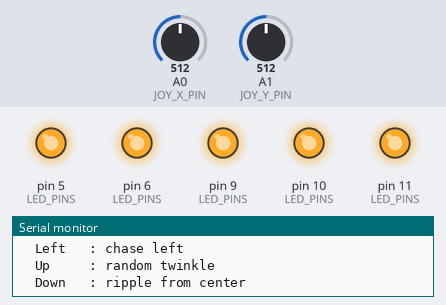
A program run on a simulated Arduino Mega 2560, built with avr-gcc and run on an emulated ATmega2560. Parts: output pins drawn as LEDs (lit = HIGH), the last lines printed to the serial monitor. Dashed ring = blinking. Inputs (shaded band) come from the test bench; at power-on: A0 (JOY_X_PIN) = 512, A1 (JOY_Y_PIN) = 512. Random numbers use the default seed unless the program sets one.

Above: at 1.8 s.
1.9 s: A0 (JOY_X_PIN) set to 582
At 2.87 s:
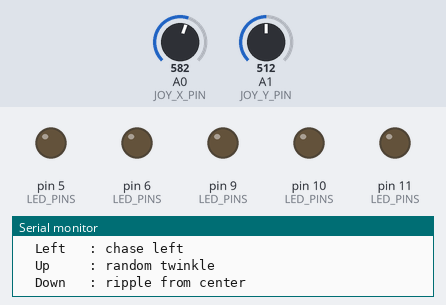
4.9 s: A0 (JOY_X_PIN) set to 602
At 5.18 s:
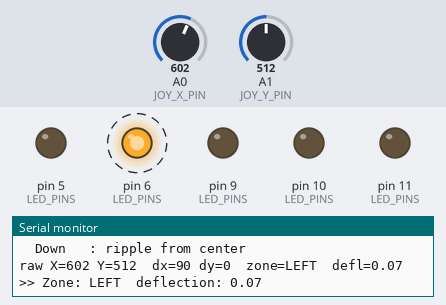
7.9 s: A1 (JOY_Y_PIN) set to 594
At 8.22 s:
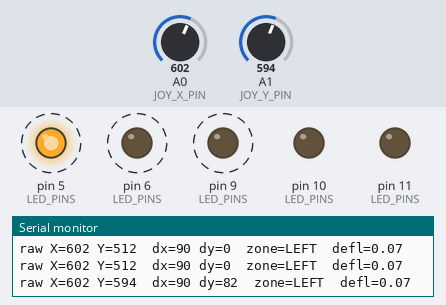
10.9 s: A1 (JOY_Y_PIN) set to 614
At 11.27 s:
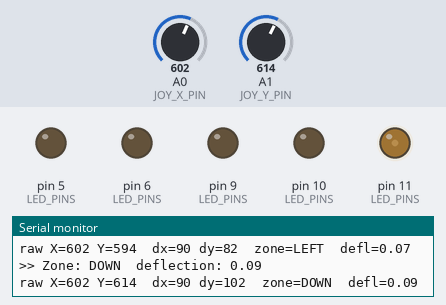
13.9 s: A1 (JOY_Y_PIN) set to 306
16.9 s: A1 (JOY_Y_PIN) set to 409
19.9 s: A1 (JOY_Y_PIN) set to 434
Timing chart, 0 to 23.9 s (numbered marks = the images above; inputs shaded):
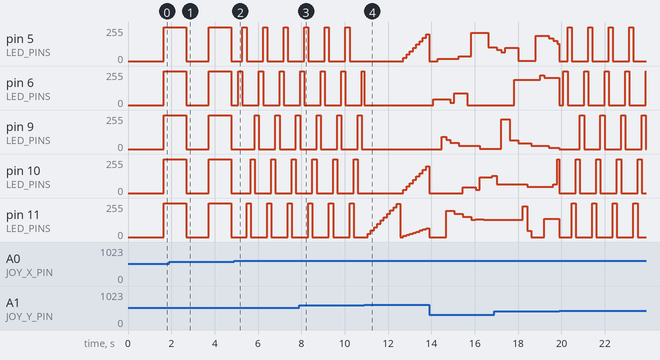

Measured:
- the behaviour switches between 592 and 593 on A0 (JOY_X_PIN) (found by bisection; images 1 and 2)
- the behaviour switches between 602 and 603 on A1 (JOY_Y_PIN) (found by bisection; images 3 and 4)
- by itself, pin 5 (LED_PINS), pin 6 (LED_PINS), pin 9 (LED_PINS), pin 11 (LED_PINS): repeats every 0.95 s: 255/255 0.19 s, 0/255 0.76 s
- by itself, pin 10 (LED_PINS): alternates 255/255 for 0.19 s and 0/255 for 0.76 s

The program:

main.cpp
```cpp
#include <Arduino.h>

// ─── Pin assignments — must match wiring.yaml ───────────────────

// LEDs (all PWM-capable)
constexpr uint8_t LED_RED    = 9;
constexpr uint8_t LED_GREEN  = 10;
constexpr uint8_t LED_BLUE   = 11;
constexpr uint8_t LED_WHITE  = 5;
constexpr uint8_t LED_YELLOW = 6;

constexpr uint8_t LED_PINS[] = {LED_RED, LED_GREEN, LED_BLUE, LED_WHITE, LED_YELLOW};
constexpr uint8_t NUM_LEDS   = sizeof(LED_PINS) / sizeof(LED_PINS[0]);

// Joystick (HW-504)
constexpr uint8_t JOY_X_PIN  = A0;   // VRx — left/right
constexpr uint8_t JOY_Y_PIN  = A1;   // VRy — up/down
constexpr uint8_t JOY_SW_PIN = 2;    // push button

// ─── Joystick calibration ──────────────────────────────────────

// Calibrated at startup by reading resting position
int joyCenterX = 512;
int joyCenterY = 512;

constexpr int JOY_DEADZONE = 60;     // ±60 around calibrated center
constexpr int ZONE_HYSTERESIS = 20;  // extra margin to leave a zone

enum Zone { ZONE_CENTER, ZONE_RIGHT, ZONE_LEFT, ZONE_UP, ZONE_DOWN };

Zone currentZone    = ZONE_CENTER;
Zone previousZone   = ZONE_CENTER;
float deflection    = 0.0;          // 0.0–1.0 magnitude

// ─── Effect state ───────────────────────────────────────────────

unsigned long lastStep = 0;
int8_t chaseIndex = 0;
uint8_t twinkleBrightness[NUM_LEDS];
int8_t rippleRing   = 0;
uint8_t rippleFade  = 0;
uint16_t pulsePhase = 0;

// Debug timing
unsigned long lastDebugPrint = 0;

// ─── Helpers ────────────────────────────────────────────────────

void allOff() {
  for (uint8_t i = 0; i < NUM_LEDS; i++) {
    analogWrite(LED_PINS[i], 0);
  }
}

uint8_t triangleWave(uint16_t phase) {
  if (phase < 512) {
    return phase / 2;
  }
  return (1023 - phase) / 2;
}

// ─── Joystick Calibration ──────────────────────────────────────

void calibrateJoystick() {
  // Average 32 readings over ~500ms to find the resting center
  long sumX = 0, sumY = 0;
  constexpr int SAMPLES = 32;

  Serial.print(F("Calibrating joystick (don't touch)... "));

  for (int i = 0; i < SAMPLES; i++) {
    sumX += analogRead(JOY_X_PIN);
    sumY += analogRead(JOY_Y_PIN);
    delay(15);
  }

  joyCenterX = sumX / SAMPLES;
  joyCenterY = sumY / SAMPLES;

  Serial.print(F("center X="));
  Serial.print(joyCenterX);
  Serial.print(F(" Y="));
  Serial.println(joyCenterY);
}

// ─── Joystick Reading ───────────────────────────────────────────

void readJoystick() {
  int rawX = analogRead(JOY_X_PIN);
  int rawY = analogRead(JOY_Y_PIN);

  int dx = rawX - joyCenterX;
  int dy = rawY - joyCenterY;
  int absDx = abs(dx);
  int absDy = abs(dy);

  // Compute the max possible deflection from center to rail (0 or 1023)
  int maxRangeX = max(joyCenterX, 1023 - joyCenterX);
  int maxRangeY = max(joyCenterY, 1023 - joyCenterY);

  previousZone = currentZone;

  // Use hysteresis: need more deflection to ENTER a zone than to STAY in it
  int enterThreshold = JOY_DEADZONE + ZONE_HYSTERESIS;
  int exitThreshold  = JOY_DEADZONE;

  bool inDeadZone;
  if (currentZone == ZONE_CENTER) {
    // Must exceed enter threshold to leave center
    inDeadZone = (absDx <= enterThreshold && absDy <= enterThreshold);
  } else {
    // Only return to center if within exit threshold
    inDeadZone = (absDx <= exitThreshold && absDy <= exitThreshold);
  }

  if (inDeadZone) {
    currentZone = ZONE_CENTER;
    deflection = 0.0;
    return;
  }

  // Dominant axis wins
  if (absDx >= absDy) {
    currentZone = (dx > 0) ? ZONE_LEFT : ZONE_RIGHT;
    deflection = constrain((float)(absDx - JOY_DEADZONE) / (float)(maxRangeX - JOY_DEADZONE), 0.0, 1.0);
  } else {
    currentZone = (dy > 0) ? ZONE_DOWN : ZONE_UP;
    deflection = constrain((float)(absDy - JOY_DEADZONE) / (float)(maxRangeY - JOY_DEADZONE), 0.0, 1.0);
  }

  // Periodic raw value debug output
  unsigned long now = millis();
  if (now - lastDebugPrint >= 500) {
    lastDebugPrint = now;
    Serial.print(F("raw X="));
    Serial.print(rawX);
    Serial.print(F(" Y="));
    Serial.print(rawY);
    Serial.print(F("  dx="));
    Serial.print(dx);
    Serial.print(F(" dy="));
    Serial.print(dy);
    Serial.print(F("  zone="));
    const char* zoneNames[] = {"CENTER", "RIGHT", "LEFT", "UP", "DOWN"};
    Serial.print(zoneNames[currentZone]);
    Serial.print(F("  defl="));
    Serial.println(deflection, 2);
  }
}

// ─── Effect: Sync Pulse (center) ────────────────────────────────

void effectPulse() {
  unsigned long now = millis();
  if (now - lastStep >= 2) {
    lastStep = now;
    pulsePhase = (pulsePhase + 1) & 1023;
  }

  uint8_t brightness = triangleWave(pulsePhase);
  for (uint8_t i = 0; i < NUM_LEDS; i++) {
    analogWrite(LED_PINS[i], brightness);
  }
}

// ─── Effect: Sequential Chase (left/right) ──────────────────────

void effectChase() {
  unsigned long now = millis();
  unsigned long interval = 200 - (uint16_t)(deflection * 160);

  if (now - lastStep >= interval) {
    lastStep = now;
    analogWrite(LED_PINS[chaseIndex], 0);

    if (currentZone == ZONE_RIGHT) {
      chaseIndex++;
      if (chaseIndex >= NUM_LEDS) chaseIndex = 0;
    } else {
      chaseIndex--;
      if (chaseIndex < 0) chaseIndex = NUM_LEDS - 1;
    }

    analogWrite(LED_PINS[chaseIndex], 255);
  }
}

// ─── Effect: Random Twinkle (up) ────────────────────────────────

void effectTwinkle() {
  unsigned long now = millis();
  // Cubic curve: gentle at low deflection, severe at high
  float curve = deflection * deflection * deflection;
  unsigned long interval = 200 - (uint16_t)(curve * 192);  // 200ms → 8ms

  if (now - lastStep >= interval) {
    lastStep = now;

    // At high deflection, hit more LEDs per tick for frenetic effect
    uint8_t changes = 1 + (uint8_t)(curve * 4);  // 1 at low → 5 at max
    for (uint8_t c = 0; c < changes; c++) {
      uint8_t idx = random(NUM_LEDS);
      twinkleBrightness[idx] = random(256);
      analogWrite(LED_PINS[idx], twinkleBrightness[idx]);
    }

    // Rapid dimming at high intensity
    uint8_t dimIdx = random(NUM_LEDS);
    uint8_t dimAmount = 20 + (uint8_t)(curve * 80);  // 20 → 100
    if (twinkleBrightness[dimIdx] > dimAmount) {
      twinkleBrightness[dimIdx] -= dimAmount;
    } else {
      twinkleBrightness[dimIdx] = 0;
    }
    analogWrite(LED_PINS[dimIdx], twinkleBrightness[dimIdx]);
  }
}

// ─── Effect: Ripple (down) ──────────────────────────────────────

void effectRipple() {
  unsigned long now = millis();
  // Cubic curve: gentle at low deflection, severe at high
  float curve = deflection * deflection * deflection;
  unsigned long interval = 150 - (uint16_t)(curve * 142);  // 150ms → 8ms

  // Faster fade steps at high intensity (bigger jumps = faster waves)
  uint8_t fadeStep = 25 + (uint8_t)(curve * 60);  // 25 → 85

  if (now - lastStep >= interval) {
    lastStep = now;

    rippleFade += fadeStep;
    if (rippleFade < fadeStep) {  // overflow = next ring
      rippleFade = 0;
      rippleRing++;
      if (rippleRing > 2) {
        rippleRing = 0;
        allOff();
      }
    }

    uint8_t brightness = rippleFade;
    // At high deflection, boost brightness to full
    if (curve > 0.5) {
      brightness = (uint8_t)min(255, (int)rippleFade + (int)(curve * 100));
    }

    // Clear all then light the active ring
    for (uint8_t i = 0; i < NUM_LEDS; i++) {
      analogWrite(LED_PINS[i], 0);
    }

    constexpr uint8_t CENTER = 2;
    switch (rippleRing) {
      case 0:
        analogWrite(LED_PINS[CENTER], brightness);
        break;
      case 1:
        analogWrite(LED_PINS[CENTER - 1], brightness);
        analogWrite(LED_PINS[CENTER + 1], brightness);
        analogWrite(LED_PINS[CENTER], brightness / 3);
        break;
      case 2:
        analogWrite(LED_PINS[0], brightness);
        analogWrite(LED_PINS[4], brightness);
        analogWrite(LED_PINS[CENTER - 1], brightness / 3);
        analogWrite(LED_PINS[CENTER + 1], brightness / 3);
        break;
    }
  }
}

// ─── Zone Transition ────────────────────────────────────────────

void onZoneChange() {
  allOff();
  lastStep = millis();

  chaseIndex = 0;
  pulsePhase = 0;
  rippleRing = 0;
  rippleFade = 0;

  for (uint8_t i = 0; i < NUM_LEDS; i++) {
    twinkleBrightness[i] = 0;
  }

  const char* zoneNames[] = {"CENTER", "RIGHT", "LEFT", "UP", "DOWN"};
  Serial.print(F(">> Zone: "));
  Serial.print(zoneNames[currentZone]);
  Serial.print(F("  deflection: "));
  Serial.println(deflection, 2);
}

// ─── Setup & Loop ───────────────────────────────────────────────

void setup() {
  for (uint8_t i = 0; i < NUM_LEDS; i++) {
    pinMode(LED_PINS[i], OUTPUT);
  }

  pinMode(JOY_SW_PIN, INPUT_PULLUP);

  Serial.begin(9600);
  randomSeed(analogRead(A2));

  Serial.println(F("=== 004 — Joystick Lights ==="));

  calibrateJoystick();

  Serial.println(F("Ready. Move joystick to control LEDs:"));
  Serial.println(F("  Center : sync pulse"));
  Serial.println(F("  Right  : chase right"));
  Serial.println(F("  Left   : chase left"));
  Serial.println(F("  Up     : random twinkle"));
  Serial.println(F("  Down   : ripple from center"));
}

void loop() {
  readJoystick();

  if (currentZone != previousZone) {
    onZoneChange();
  }

  switch (currentZone) {
    case ZONE_CENTER: effectPulse();   break;
    case ZONE_RIGHT:  effectChase();   break;
    case ZONE_LEFT:   effectChase();   break;
    case ZONE_UP:     effectTwinkle(); break;
    case ZONE_DOWN:   effectRipple();  break;
  }
}
```
